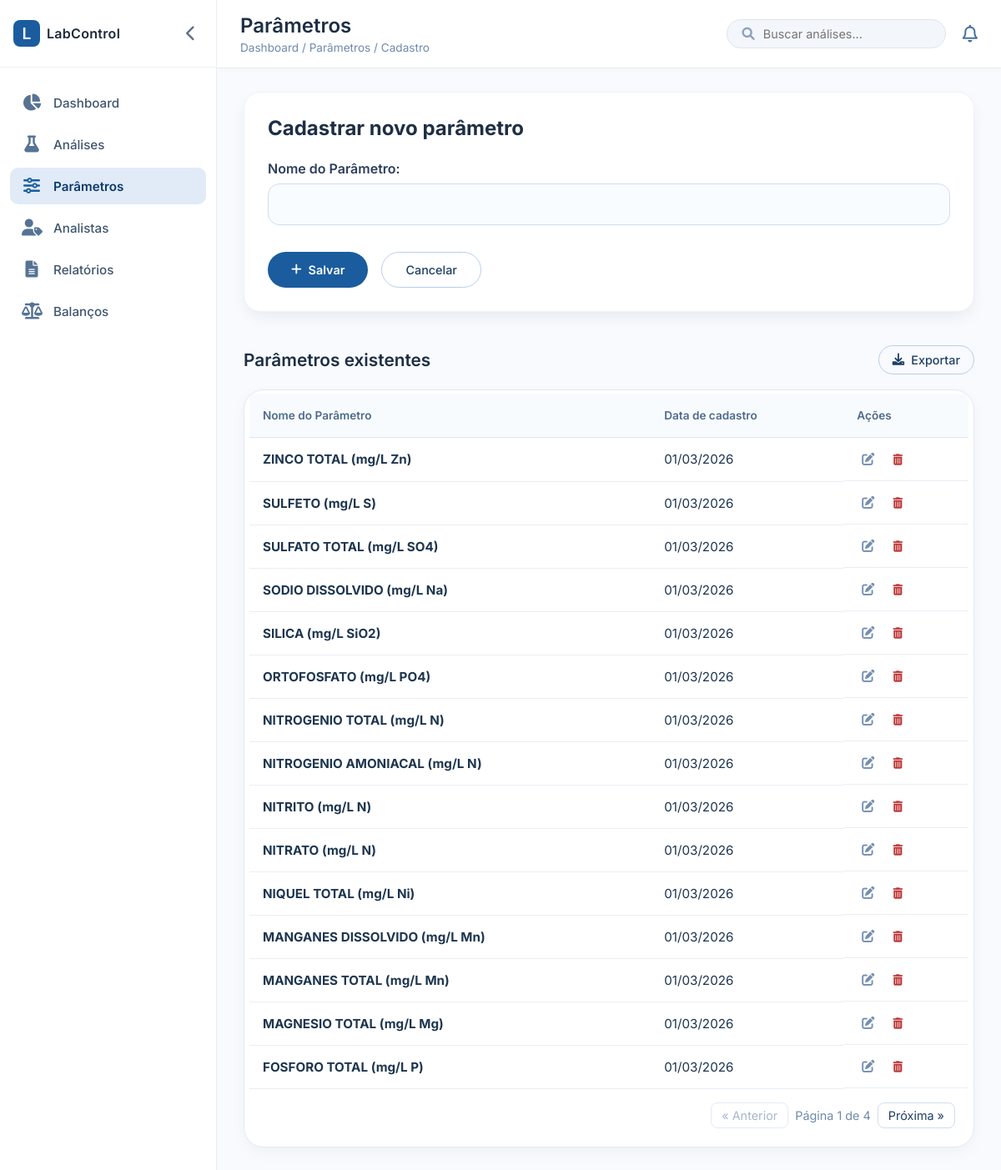
Page /parametros/ on the committed database.
### analises/models.py (models this page shows, shortened)
class Parametro(models.Model):
    nome = models.CharField(max_length=100, verbose_name="Nome do Parâmetro")
    criado_em = models.DateTimeField(auto_now_add=True)

### analises/views.py (the view)
# urls.py: path('parametros/', views.cadastro_parametro, name='cadastro_parametro'),
def cadastro_parametro(request):
    if request.method == 'POST':
        nome_digitado = request.POST.get('nome')
        if nome_digitado:
            Parametro.objects.create(nome=nome_digitado)
            messages.success(request, f'Parâmetro "{nome_digitado}" salvo com sucesso!')
            return redirect('cadastro_parametro')
    parametros_lista = Parametro.objects.all().order_by('-criado_em')
    paginator = Paginator(parametros_lista, 15)
    page_number = request.GET.get('page')
    parametros_salvos = paginator.get_page(page_number)
    return render(request, 'parametros.html', {'parametros': parametros_salvos})

### analises/templates/parametros.html (shortened to what this page needs)
{% extends 'index.html' %}
{% block page_header %}
<h1>Parâmetros</h1>
<div class="breadcrumb">Dashboard / Parâmetros / Cadastro</div>
{% endblock %}
{% block content %}
<div class="stats-grid" style="grid-template-columns: 1fr;">
    <div class="stat-card" style="padding: 28px;">
        <div style="width: 100%;">
            <h2 style="font-size: 1.5rem; margin-bottom: 24px; color: #1e2f44;">
                {% if parametro_em_edicao %}Editar parâmetro{% else %}Cadastrar novo parâmetro{% endif %}
            </h2>
            <form method="post"
                action="{% if parametro_em_edicao %}{% url 'editar_parametro' parametro_em_edicao.id %}{% else %}{% url 'cadastro_parametro' %}{% endif %}"
                style="display: flex; flex-direction: column; gap: 20px;">
                <div style="display: flex; flex-direction: column; gap: 8px;">
                    <label for="nome" style="font-weight: 600; color: #2c3f5c;">Nome do Parâmetro:</label>
                    <input type="text" id="nome" name="nome" required value="{{ parametro_em_edicao.nome|default:'' }}"
                        style="padding: 14px 16px; border: 1px solid #d0ddee; border-radius: 14px; font-size: 1rem; background: #f9fcff;">
                </div>
                <div style="display: flex; gap: 16px; margin-top: 12px;">
                    <button type="submit" class="btn-outline"
                        style="background: #1a5c9e; color: white; border: none; padding: 12px 28px; border-radius: 30px; font-weight: 600; cursor: pointer;">
                        {% if parametro_em_edicao %}<i class="fas fa-save"></i> Atualizar{% else %}<i
                            class="fas fa-plus"></i> Salvar{% endif %}
                    </button>
                    <a href="{% url 'cadastro_parametro' %}" class="btn-outline"
                        style="background: transparent; border: 1px solid #b9cfec; padding: 12px 28px; border-radius: 30px; color: #1e3f66; text-decoration: none;">
                        Cancelar
                    </a>
                </div>
            </form>
        </div>
    </div>
</div>
<div class="section-header" style="margin-top: 40px;">
    <h2>Parâmetros existentes</h2>
    <button class="btn-outline" onclick="alert('Exportar em desenvolvimento')">
        <i class="fas fa-download"></i> Exportar
    </button>
</div>
<div class="table-container">
    <table>
        <thead>
            <tr>
                <th>Nome do Parâmetro</th>
                <th>Data de cadastro</th>
                <th>Ações</th>
            </tr>
        </thead>
        <tbody>
            {% for parametro in parametros %}
            <tr>
                <td><strong>{{ parametro.nome }}</strong></td>
                <td>{{ parametro.criado_em|date:"d/m/Y" }}</td>
                <td class="action-icons" style="display: flex; align-items: center; gap: 10px;">
                    <a href="{% url 'editar_parametro' parametro.id %}" style="color: inherit; text-decoration: none;">
                        <i class="fas fa-edit" title="Editar"></i>
                    </a>
                    <form method="post" action="{% url 'excluir_parametro' parametro.id %}" style="display: inline;"
                        onsubmit="return confirm('Tem certeza que deseja excluir este parâmetro?');">
                        <button type="submit" style="background: none; border: none; cursor: pointer;">
                            <i class="fas fa-trash-alt" title="Excluir" style="color: #b33;"></i>
                        </button>
                    </form>
                </td>
            </tr>
            {% empty %}
            <tr>
                <td colspan="4" style="text-align: center; color: #6f8aac;">Nenhum parâmetro cadastrado.</td>
            </tr>
            {% endfor %}
        </tbody>
    </table>
    <div style="display: flex; justify-content: flex-end; padding: 16px; align-items: center; gap: 8px;">
        {% if parametros.has_previous %}
        <a href="?page={{ parametros.previous_page_number }}"
            style="padding: 6px 12px; border: 1px solid #d0ddee; border-radius: 8px; color: #1e3f66; text-decoration: none; font-size: 0.9rem;">&laquo;
            Anterior</a>
        {% else %}
        <span
            style="padding: 6px 12px; border: 1px solid #e1ebf7; border-radius: 8px; color: #a5b8ce; font-size: 0.9rem; cursor: not-allowed;">&laquo;
            Anterior</span>
        {% endif %}
        <span style="font-size: 0.9rem; color: #6f8aac;">
            Página {{ parametros.number|default:"1" }} de {{ parametros.paginator.num_pages|default:"1" }}
        </span>
        {% if parametros.has_next %}
        <a href="?page={{ parametros.next_page_number }}"
            style="padding: 6px 12px; border: 1px solid #d0ddee; border-radius: 8px; color: #1e3f66; text-decoration: none; font-size: 0.9rem;">Próxima
            &raquo;</a>
        {% else %}
        <span
            style="padding: 6px 12px; border: 1px solid #e1ebf7; border-radius: 8px; color: #a5b8ce; font-size: 0.9rem; cursor: not-allowed;">Próxima
            &raquo;</span>
        {% endif %}
    </div>
</div>
{% endblock %}

### analises/templates/index.html (style rules this page uses)
* { margin: 0; padding: 0; box-sizing: border-box; font-family: 'Inter', sans-serif; }
body { background-color: #f4f7fc; height: 100vh; overflow: hidden; }
.page-title h1 { font-size: 1.5rem; font-weight: 600; color: #1e2f44; }
.page-title .breadcrumb { font-size: 0.85rem; color: #6f8aac; margin-top: 4px; }
.stats-grid { display: grid; grid-template-columns: repeat(auto-fit, minmax(240px, 1fr)); gap: 22px; margin-bottom: 32px; }
.stat-card { background: white; border-radius: 20px; padding: 22px 20px; box-shadow: 0 8px 20px -6px rgba(0, 42, 76, 0.1); border: 1px solid #eef2f6; display: flex; align-items: center; gap: 16px; }
.section-header { display: flex; justify-content: space-between; align-items: center; margin: 32px 0 18px 0; }
.section-header h2 { font-size: 1.3rem; font-weight: 600; color: #1e2f44; }
.btn-outline { background: transparent; border: 1px solid #b9cfec; padding: 8px 16px; border-radius: 30px; color: #1e3f66; font-weight: 500; font-size: 0.9rem; cursor: pointer; transition: 0.2s; display: flex; align-items: center; gap: 8px; }
.table-container { background: white; border-radius: 24px; padding: 4px 6px 6px 6px; box-shadow: 0 6px 18px rgba(0, 35, 70, 0.04); border: 1px solid #e3eaf2; overflow-x: auto; }
table { width: 100%; border-collapse: collapse; min-width: 600px; }
th { text-align: left; padding: 18px 16px; font-weight: 600; font-size: 0.85rem; color: #4d6a8c; background: #f8fbfe; border-bottom: 1px solid #dde5f0; }
td { padding: 16px; border-bottom: 1px solid #e9eef5; color: #1e364f; font-size: 0.95rem; }
.action-icons i { margin: 0 6px; color: #748fb0; cursor: pointer; transition: color 0.2s; }

### rows in the picture
Parametro: nome "ZINCO TOTAL (mg/L Zn)", criado_em "01/03/2026"
Parametro: nome "SULFETO (mg/L S)", criado_em "01/03/2026"
Parametro: nome "SULFATO TOTAL (mg/L SO4)", criado_em "01/03/2026"
Parametro: nome "SODIO DISSOLVIDO (mg/L Na)", criado_em "01/03/2026"
Parametro: nome "SILICA (mg/L SiO2)", criado_em "01/03/2026"
Parametro: nome "ORTOFOSFATO (mg/L PO4)", criado_em "01/03/2026"
Parametro: nome "NITROGENIO TOTAL (mg/L N)", criado_em "01/03/2026"
Parametro: nome "NITROGENIO AMONIACAL (mg/L N)", criado_em "01/03/2026"
Parametro: nome "NITRITO (mg/L N)", criado_em "01/03/2026"
Parametro: nome "NITRATO (mg/L N)", criado_em "01/03/2026"
Parametro: nome "NIQUEL TOTAL (mg/L Ni)", criado_em "01/03/2026"
Parametro: nome "MANGANES DISSOLVIDO (mg/L Mn)", criado_em "01/03/2026"
Parametro: nome "MANGANES TOTAL (mg/L Mn)", criado_em "01/03/2026"
Parametro: nome "MAGNESIO TOTAL (mg/L Mg)", criado_em "01/03/2026"
Parametro: nome "FOSFORO TOTAL (mg/L P)", criado_em "01/03/2026"

### other values in the picture
{{ parametros.number|default:"1" }} "1"
{{ parametros.paginator.num_pages|default:"1" }} "4"
